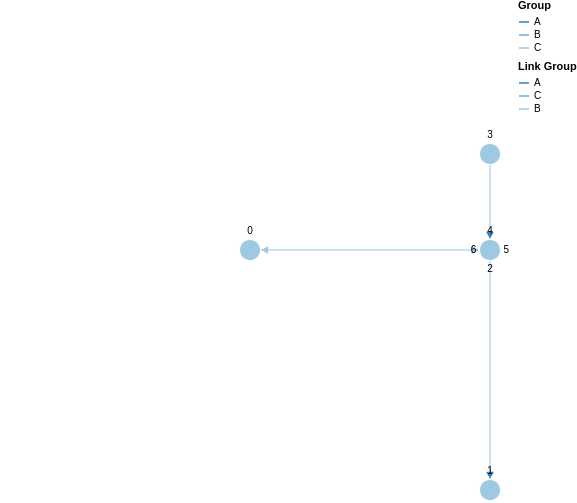

The specification (Vega-Lite) saved for this image:
### Vega specification from a JSON file in a GitHub repository (floating-point values rounded to 4 significant figures)
{"$schema": "https://vega.github.io/schema/vega/v5.json", "description": "A node-link diagram with force-directed layout.", "width": 500, "height": 500, "padding": 0, "signals": [{"name": "cx", "update": "width / 2"}, {"name": "cy", "update": "height / 2"}, {"name": "nodeRadius", "value": 15}, {"name": "nodeCharge", "value": -80}, {"name": "linkDistance", "value": 80}, {"name": "layoutdata", "value": true, "bind": {"input": "checkbox"}}, {"description": "State variable for active node fix status.", "name": "fix", "value": false, "on": [{"events": "symbol:mouseout[!event.buttons], window:mouseup", "update": "false"}, {"events": "symbol:mouseover", "update": "fix || true"}, {"events": "[symbol:mousedown, window:mouseup] > window:mousemove!", "update": "xy()", "force": true}]}, {"description": "Graph node most recently interacted with.", "name": "node", "value": null, "on": [{"events": "symbol:mouseover", "update": "fix === true ? item() : node"}]}, {"description": "Flag to restart Force simulation upon data changes.", "name": "restart", "value": false, "on": [{"events": {"signal": "fix"}, "update": "fix && fix.length"}, {"events": {"signal": "layoutdata"}, "update": "true"}]}], "scales": [{"name": "color", "type": "ordinal", "domain": {"data": "node-data", "field": "group"}, "range": {"scheme": "category20c"}}, {"name": "colorlink", "type": "ordinal", "domain": {"data": "link-data", "field": "group"}, "range": {"scheme": "category20c"}}, {"name": "xscale", "domain": {"data": "node-data", "field": "fx"}, "range": [10, {"signal": "width - 10"}]}, {"name": "yscale", "domain": {"data": "node-data", "field": "fy"}, "range": [10, {"signal": "height - 10"}]}], "legends": [{"title": "Group", "stroke": "color", "symbolType": "stroke"}, {"title": "Link Group", "stroke": "colorlink", "symbolType": "stroke"}], "marks": [{"name": "nodes", "type": "symbol", "zindex": 1, "from": {"data": "node-data"}, "transform": [{"type": "force", "iterations": 300, "restart": {"signal": "restart"}, "static": true, "signal": "force", "forces": [{"force": "center", "x": {"signal": "cx"}, "y": {"signal": "cy"}}, {"force": "collide", "radius": {"signal": "nodeRadius"}}, {"force": "nbody", "strength": {"signal": "nodeCharge"}}, {"force": "link", "links": "link-data", "distance": {"signal": "linkDistance"}}]}], "encode": {"enter": {"fill": {"value": "color", "field": "group"}, "stroke": {"value": "white"}}, "update": {"size": {"signal": "2 * nodeRadius * nodeRadius"}, "cursor": {"value": "pointer"}, "fy": {"signal": "node != null && node.datum.id == datum.id && fix.length == 2 ? fix[1] : (layoutdata ? scale('yscale', datum.fy) : null)"}, "fx": {"signal": "node != null && node.datum.id == datum.id && fix.length == 2 ? fix[0] : (layoutdata ? scale('xscale', datum.fx) : null)"}}}}, {"type": "text", "name": "labels", "from": {"data": "nodes"}, "zindex": 2, "interactive": false, "transform": [{"type": "label", "avoidMarks": ["nodes"], "anchor": ["top", "bottom", "right", "left"], "offset": [1], "size": {"signal": "[width + 60, height]"}}], "encode": {"enter": {"fill": {"value": "black"}, "align": {"value": "center"}, "baseline": {"value": "middle"}, "fontSize": {"value": 10}, "text": {"field": "datum.id"}}, "update": {"x": {"field": "x"}, "y": {"field": "y"}}}}, {"type": "path", "from": {"data": "link-data"}, "interactive": false, "encode": {"update": {"stroke": {"scale": "colorlink", "field": "group"}, "strokeWidth": {"value": 0.5}}}, "transform": [{"type": "linkpath", "require": {"signal": "force"}, "shape": "line", "sourceX": "datum.source.x", "sourceY": "datum.source.y", "targetX": "datum.target.x", "targetY": "datum.target.y"}]}, {"name": "arrows", "type": "symbol", "from": {"data": "link-data"}, "zindex": {"value": 40}, "encode": {"enter": {"fill": {"scale": "colorlink", "field": "group"}, "stroke": {"scale": "colorlink", "field": "group"}, "shape": {"value": "triangle-right"}, "size": {"value": 40}}, "update": {"x": {"field": "target.x"}, "y": {"field": "target.y"}}, "hover": {"opacity": {"value": 1}}}, "transform": [{"type": "formula", "as": "tan", "expr": "atan2((datum.datum.target.y-datum.datum.source.y),(datum.datum.target.x-datum.datum.source.x))"}, {"type": "formula", "as": "angle", "expr": "datum.tan*180/PI"}, {"type": "formula", "as": "y", "expr": "datum.datum.target.y - nodeRadius*sin(datum.tan)"}, {"type": "formula", "as": "x", "expr": "datum.datum.target.x - nodeRadius*cos(datum.tan)"}]}], "data": [{"name": "node-data", "values": [{"id": 4, "label": "Zero", "group": "A", "fx": 2, "fy": 5}, {"id": 1, "label": "One", "group": "A", "fx": 2, "fy": 10}, {"id": 2, "label": "Two", "group": "B", "fx": 2, "fy": 5}, {"id": 3, "label": "Three", "group": "B", "fx": 2, "fy": 3}, {"id": 0, "label": "Four", "group": "C", "fx": 1, "fy": 5}, {"id": 5, "label": "Five", "group": "C", "fx": 2, "fy": 5}, {"id": 6, "label": "Six", "group": "C", "fx": 2, "fy": 5}]}, {"name": "link-data", "values": [{"id": 1, "source": 0, "target": 1, "group": "A"}, {"id": 2, "source": 4, "target": 2, "group": "C"}, {"id": 3, "source": 3, "target": 0, "group": "A"}, {"id": 4, "source": 2, "target": 5, "group": "C"}, {"id": 5, "source": 0, "target": 4, "group": "B"}, {"id": 6, "source": 5, "target": 0, "group": "B"}]}]}
